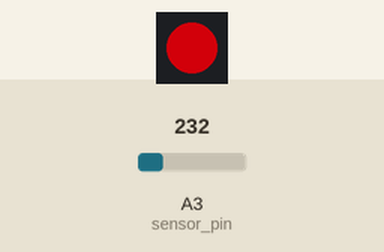
Recording of a sketch running on a simulated ATtiny85, built with avr-gcc and run on an emulated ATtiny85. On the bench: 1 RGB LEDs in strip order, left to right. Inputs (shaded band) come from the test bench; at power-on: A3 (sensor_pin) = 232. Dim RGB values are drawn brighter than linear.

Above: at 1.8 s.
1.9 s: A3 (sensor_pin) set to 250
At 3.2 s:
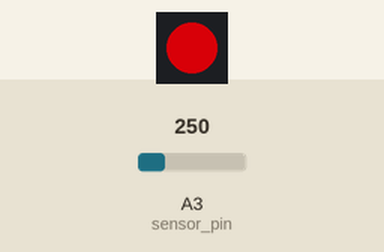
3.5 s: A3 (sensor_pin) set to 266
At 5.2 s:
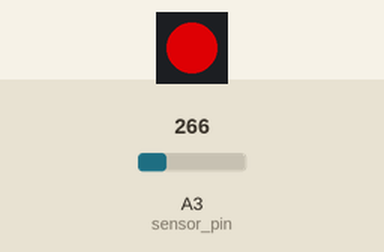
5.5 s: A3 (sensor_pin) set to 290
At 7.1 s:
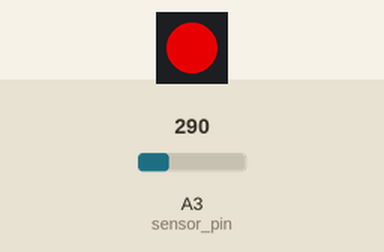
Timing chart, 0 to 8.6 s (numbered marks = the images above; inputs shaded):
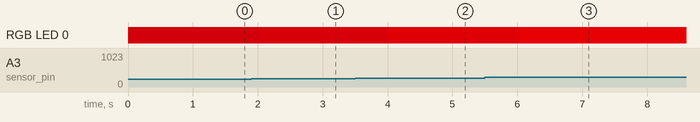

Measured:
- after the input at 1.9 s, RGB LED 0: RGB(124, 0, 6) → RGB(137, 0, 5) after 0.11 s
- after the input at 3.5 s, RGB LED 0: RGB(137, 0, 5) → RGB(154, 0, 3) after 0.52 s
- after the input at 5.5 s, RGB LED 0: RGB(154, 0, 3) → RGB(178, 0, 1) after 0.53 s

The sketch:

attiny-tmp36-smart-pixel.ino
```cpp
// (licence header left out)
#include <tinyNeoPixel.h>

// we'll use the internal 1.1 analog reference, since that will give us better resolution
// in the range that we care about
#define AREF_VOLTAGE	1.1
#define SELECTED_AREF	INTERNAL
#define TIMEOUT			1000

#define PIXEL_PIN	4

// using GRBW, since the we have a RGBW NeoPixel
tinyNeoPixel pixel = tinyNeoPixel(1, PIXEL_PIN, NEO_GRBW + NEO_KHZ800);

// use ADC 3
int sensor_pin = A3;
int reading;

void setup() {
	// use the internal 1.1V analog reference
	analogReference(SELECTED_AREF);

	pixel.begin();
	pixel.show();
}

void loop() {
	reading = analogRead(sensor_pin);
	float voltage = (reading * AREF_VOLTAGE)/1024.0;
	float tempC = (voltage - 0.5) * 100;
	float tempF = (tempC * 9.0 / 5.0) + 32.0;

	setPixel(tempC);

	delay(TIMEOUT);
}

void setPixel(float temp) {
	pixel.setPixelColor(0, tempToColor(temp));
	pixel.show();
}

// convert a temp to a color
uint32_t tempToColor(float temp) {
	int r, b;
	r = map(temp, -10.0, 50.0, 0, 255);
	b = map(temp, -10.0, 50.0, 255, 0);

	return gamma32(pixel.Color(r, 0, b, 0));
}

// implementing gamma32 here, since it's not currently in ATTinyCore
uint32_t gamma32(uint32_t x) {
	uint8_t *y = (uint8_t *)&x;
	for (uint8_t i=0; i<4; i++) y[i] = pixel.gamma8(y[i]);
	return x;
}
```
